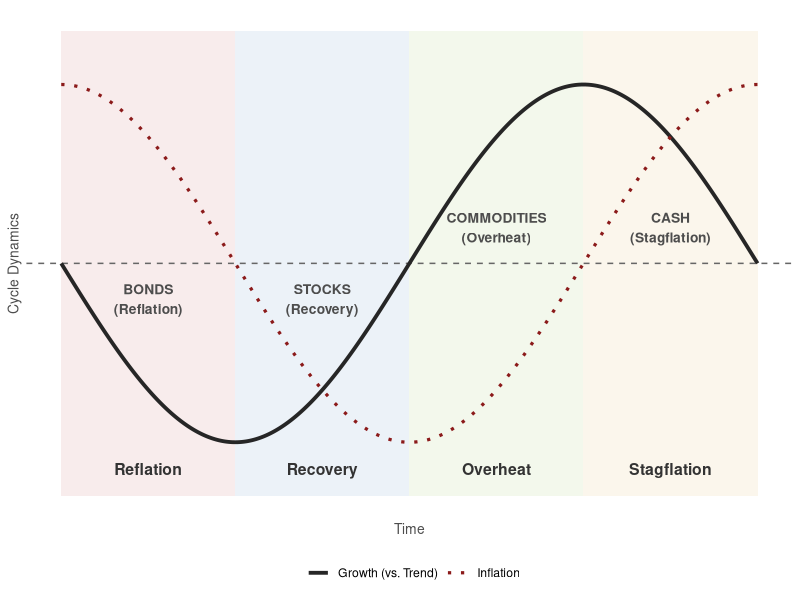

This figure's R source:
## ---- chunk 1
#| echo: false
#| label: fig-investment-clock-theory
#| fig-cap: "The theoretical economic cycle: output gap and inflation. Source: Greetham and Hartnett (2004)."
#| fig-align: center
#| out-width: "90%"

library(ggplot2)

t <- seq(0, 2 * pi, length.out = 1000)
growth <- -sin(t)      # Output gap relative to trend
inflation <- cos(t)    # Lagging inflation curve

df <- data.frame(t = t, growth = growth, inflation = inflation)

ggplot(df, aes(x = t)) +
  # Shaded phase bands
  annotate("rect", xmin = 0, xmax = pi/2, ymin = -1.3, ymax = 1.3,
           fill = "#e0a8a8", alpha = 0.22) + # Reflation
  annotate("rect", xmin = pi/2, xmax = pi, ymin = -1.3, ymax = 1.3,
           fill = "#a8c5e0", alpha = 0.22) + # Recovery
  annotate("rect", xmin = pi, xmax = 3*pi/2, ymin = -1.3, ymax = 1.3,
           fill = "#c9e0a8", alpha = 0.22) + # Overheat
  annotate("rect", xmin = 3*pi/2, xmax = 2*pi, ymin = -1.3, ymax = 1.3,
           fill = "#f0d9a8", alpha = 0.22) + # Stagflation

  # Trend line
  geom_hline(yintercept = 0, color = "grey40", linewidth = 0.5, linetype = "dashed") +

  # Curves
  geom_line(aes(y = growth, color = "Growth (vs. Trend)"), linewidth = 1.3) +
  geom_line(aes(y = inflation, color = "Inflation"), linewidth = 1.1, linetype = "dotted") +

  # Asset class annotations
  annotate("text", x = pi/4, y = -0.2, label = "BONDS\n(Reflation)",
           fontface = "bold", size = 3.5, color = "grey30") +
  annotate("text", x = 3*pi/4, y = -0.2, label = "STOCKS\n(Recovery)",
           fontface = "bold", size = 3.5, color = "grey30") +
  annotate("text", x = 5*pi/4, y = 0.2, label = "COMMODITIES\n(Overheat)",
           fontface = "bold", size = 3.5, color = "grey30") +
  annotate("text", x = 7*pi/4, y = 0.2, label = "CASH\n(Stagflation)",
           fontface = "bold", size = 3.5, color = "grey30") +

  # Phase labels at the bottom
  annotate("text", x = pi/4, y = -1.15, label = "Reflation",
           fontface = "bold", size = 4, color = "grey20") +
  annotate("text", x = 3*pi/4, y = -1.15, label = "Recovery",
           fontface = "bold", size = 4, color = "grey20") +
  annotate("text", x = 5*pi/4, y = -1.15, label = "Overheat",
           fontface = "bold", size = 4, color = "grey20") +
  annotate("text", x = 7*pi/4, y = -1.15, label = "Stagflation",
           fontface = "bold", size = 4, color = "grey20") +

  scale_color_manual(name = "", values = c("Growth (vs. Trend)" = "grey15", "Inflation" = "firebrick4")) +
  labs(x = "Time", y = "Cycle Dynamics") +
  coord_cartesian(ylim = c(-1.3, 1.3)) +
  scale_x_continuous(breaks = NULL, labels = NULL) +
  scale_y_continuous(breaks = NULL, labels = NULL) +
  theme_minimal() +
  theme(
    panel.grid = element_blank(),
    axis.title = element_text(size = 10, color = "grey30"),
    axis.text = element_blank(),
    axis.ticks = element_blank(),
    legend.position = "bottom"
  )
